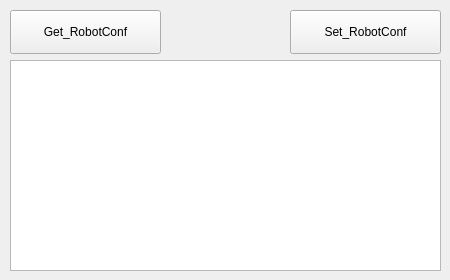
<?xml version="1.0" encoding="UTF-8"?>
<ui version="4.0">
 <class>FormRobotConf</class>
 <widget class="QWidget" name="FormRobotConf">
  <property name="geometry">
   <rect>
    <x>0</x>
    <y>0</y>
    <width>450</width>
    <height>280</height>
   </rect>
  </property>
  <property name="windowTitle">
   <string>Form</string>
  </property>
  <widget class="QPushButton" name="btnGetRobotConf">
   <property name="geometry">
    <rect>
     <x>10</x>
     <y>10</y>
     <width>151</width>
     <height>44</height>
    </rect>
   </property>
   <property name="text">
    <string>Get_RobotConf</string>
   </property>
  </widget>
  <widget class="QTextEdit" name="txtRobotConf">
   <property name="geometry">
    <rect>
     <x>10</x>
     <y>60</y>
     <width>431</width>
     <height>211</height>
    </rect>
   </property>
  </widget>
  <widget class="QPushButton" name="btnSetRobotConf">
   <property name="geometry">
    <rect>
     <x>290</x>
     <y>10</y>
     <width>151</width>
     <height>44</height>
    </rect>
   </property>
   <property name="text">
    <string>Set_RobotConf</string>
   </property>
  </widget>
 </widget>
 <resources/>
 <connections/>
</ui>
